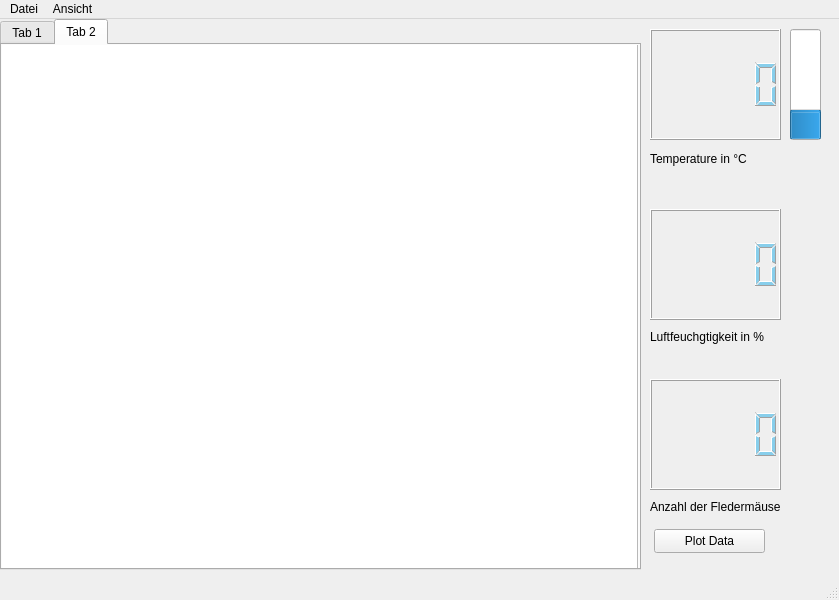
<?xml version="1.0" encoding="UTF-8"?>
<ui version="4.0">
 <class>MainWindow</class>
 <widget class="QMainWindow" name="MainWindow">
  <property name="geometry">
   <rect>
    <x>0</x>
    <y>0</y>
    <width>839</width>
    <height>600</height>
   </rect>
  </property>
  <property name="windowTitle">
   <string>MainWindow</string>
  </property>
  <widget class="QWidget" name="centralwidget">
   <widget class="QLCDNumber" name="lcdTemp">
    <property name="geometry">
     <rect>
      <x>650</x>
      <y>10</y>
      <width>131</width>
      <height>111</height>
     </rect>
    </property>
    <property name="styleSheet">
     <string notr="true">color: skyblue</string>
    </property>
    <property name="smallDecimalPoint">
     <bool>false</bool>
    </property>
    <property name="mode">
     <enum>QLCDNumber::Mode::Oct</enum>
    </property>
    <property name="segmentStyle">
     <enum>QLCDNumber::SegmentStyle::Filled</enum>
    </property>
   </widget>
   <widget class="QLabel" name="TempLabel">
    <property name="geometry">
     <rect>
      <x>650</x>
      <y>130</y>
      <width>141</width>
      <height>20</height>
     </rect>
    </property>
    <property name="styleSheet">
     <string notr="true">font: </string>
    </property>
    <property name="text">
     <string>Temperature in °C</string>
    </property>
   </widget>
   <widget class="QProgressBar" name="TempProgessBar">
    <property name="geometry">
     <rect>
      <x>790</x>
      <y>10</y>
      <width>31</width>
      <height>111</height>
     </rect>
    </property>
    <property name="value">
     <number>24</number>
    </property>
    <property name="orientation">
     <enum>Qt::Orientation::Vertical</enum>
    </property>
   </widget>
   <widget class="QLCDNumber" name="lcdLuft">
    <property name="geometry">
     <rect>
      <x>650</x>
      <y>190</y>
      <width>131</width>
      <height>111</height>
     </rect>
    </property>
    <property name="styleSheet">
     <string notr="true">color: skyblue</string>
    </property>
    <property name="smallDecimalPoint">
     <bool>false</bool>
    </property>
    <property name="mode">
     <enum>QLCDNumber::Mode::Oct</enum>
    </property>
    <property name="segmentStyle">
     <enum>QLCDNumber::SegmentStyle::Filled</enum>
    </property>
   </widget>
   <widget class="QLabel" name="LuftLabel">
    <property name="geometry">
     <rect>
      <x>650</x>
      <y>310</y>
      <width>141</width>
      <height>16</height>
     </rect>
    </property>
    <property name="text">
     <string>Luftfeuchgtigkeit in %</string>
    </property>
   </widget>
   <widget class="QLCDNumber" name="lcdGesamtzahl">
    <property name="geometry">
     <rect>
      <x>650</x>
      <y>360</y>
      <width>131</width>
      <height>111</height>
     </rect>
    </property>
    <property name="styleSheet">
     <string notr="true">color: skyblue</string>
    </property>
    <property name="smallDecimalPoint">
     <bool>false</bool>
    </property>
    <property name="mode">
     <enum>QLCDNumber::Mode::Oct</enum>
    </property>
    <property name="segmentStyle">
     <enum>QLCDNumber::SegmentStyle::Filled</enum>
    </property>
   </widget>
   <widget class="QLabel" name="label">
    <property name="geometry">
     <rect>
      <x>650</x>
      <y>480</y>
      <width>131</width>
      <height>16</height>
     </rect>
    </property>
    <property name="text">
     <string>Anzahl der Fledermäuse</string>
    </property>
   </widget>
   <widget class="QPushButton" name="plotButton">
    <property name="geometry">
     <rect>
      <x>654</x>
      <y>510</y>
      <width>111</width>
      <height>24</height>
     </rect>
    </property>
    <property name="text">
     <string>Plot Data</string>
    </property>
   </widget>
   <widget class="QTabWidget" name="tabWidget">
    <property name="geometry">
     <rect>
      <x>0</x>
      <y>0</y>
      <width>641</width>
      <height>551</height>
     </rect>
    </property>
    <property name="currentIndex">
     <number>1</number>
    </property>
    <widget class="QWidget" name="tab">
     <attribute name="title">
      <string>Tab 1</string>
     </attribute>
     <widget class="QGraphicsView" name="graphicsView">
      <property name="geometry">
       <rect>
        <x>0</x>
        <y>0</y>
        <width>641</width>
        <height>531</height>
       </rect>
      </property>
     </widget>
    </widget>
    <widget class="QWidget" name="tab_2">
     <attribute name="title">
      <string>Tab 2</string>
     </attribute>
     <widget class="QGraphicsView" name="graphicsView_2">
      <property name="geometry">
       <rect>
        <x>-5</x>
        <y>-9</y>
        <width>641</width>
        <height>541</height>
       </rect>
      </property>
     </widget>
    </widget>
   </widget>
  </widget>
  <widget class="QMenuBar" name="menubar">
   <property name="geometry">
    <rect>
     <x>0</x>
     <y>0</y>
     <width>839</width>
     <height>22</height>
    </rect>
   </property>
   <widget class="QMenu" name="menuDatei">
    <property name="title">
     <string>Datei</string>
    </property>
   </widget>
   <widget class="QMenu" name="menuAnsicht">
    <property name="title">
     <string>Ansicht</string>
    </property>
   </widget>
   <addaction name="menuDatei"/>
   <addaction name="menuAnsicht"/>
  </widget>
  <widget class="QStatusBar" name="statusbar"/>
 </widget>
 <resources/>
 <connections/>
</ui>
